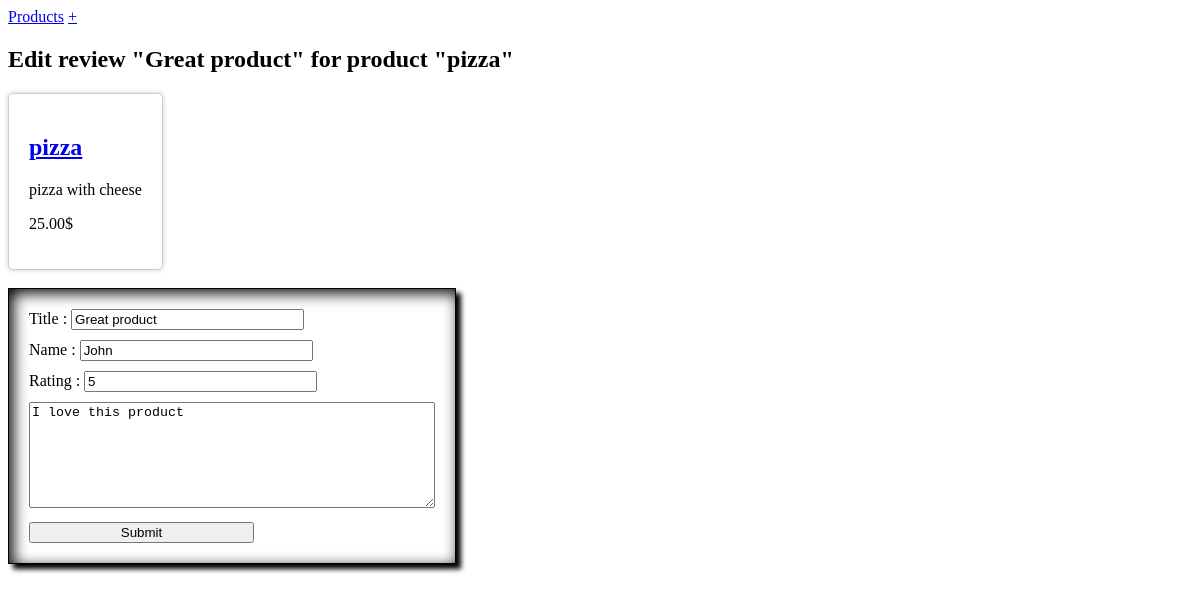
Page /review/edit?review_id=1 on the committed database.
### tables this page shows
CREATE TABLE reviews
(
    id         INT AUTO_INCREMENT
        PRIMARY KEY,
    product_id INT          NOT NULL,
    title      VARCHAR(255) NOT NULL,
    name       VARCHAR(255) NOT NULL,
    rating     FLOAT        NOT NULL,
    content    TEXT         NOT NULL,
    CONSTRAINT product_id_fk
        FOREIGN KEY (product_id) REFERENCES products (id)
            ON DELETE CASCADE
);

CREATE TABLE products
(
    id          INT AUTO_INCREMENT
        PRIMARY KEY,
    name        VARCHAR(255)   NOT NULL,
    price       DECIMAL(10, 2) NOT NULL,
    description TEXT           NULL,
    created_at  DATETIME       NOT NULL DEFAULT CURRENT_TIMESTAMP,
    updated_at  DATETIME       NOT NULL DEFAULT CURRENT_TIMESTAMP ON UPDATE CURRENT_TIMESTAMP
);

### controllers/reviews/edit-review.php (called while the page is built, shortened)
<?php
require "models/ReviewsModel.php";
require "models/ProductsModel.php";
$reviews_model = new ReviewsModel($app['database']);
$products_model = new ProductsModel($app['database']);
$review_id = $_GET['review_id'] ?? null;
$review = $reviews_model->getReview($review_id);
$product_id = $review['product_id'];
$product = $products_model->getProduct($product_id);
require "views/pages/reviews/edit-review.view.php";

### index.php (called while the page is built)
<?php
require "core/bootstrap.php";
require Router::load('routes.php')
    ->direct(Request::uri());

### core/bootstrap.php (called while the page is built, shortened)
<?php
$app = [];
$app['config'] = require 'config.php';

### models/ReviewsModel.php (called while the page is built, shortened)
<?php
class ReviewsModel
{
    private $connection = null;
    public function __construct($connection)
    {
        $this->connection = $connection;
    }
    public function getReview($review_id)
    {
        $sql = "SELECT * FROM reviews WHERE id = ?";
        $results = $this->connection->prepare($sql);
        $results->execute([$review_id]);
        return $results->fetch(PDO::FETCH_ASSOC);
    }
}

### models/ProductsModel.php (called while the page is built, shortened)
<?php
class ProductsModel
{
    private $connection = null;
    public function __construct($connection)
    {
        $this->connection = $connection;
    }
    public function getProduct($product_id)
    {
        $sql = "SELECT * FROM products WHERE id = ?";
        $results = $this->connection->prepare($sql);
        $results->execute([$product_id]);
        $product = $results->fetch(PDO::FETCH_ASSOC);
        return $product;
    }
}

### views/pages/reviews/edit-review.view.php (the view, shortened to what this page needs)
<?php require "views/partials/head.php"; ?>
  <div>
    <h2>Edit review "<?= $review['title'] ?>" for product "<?= $product['name'] ?>"</h2>
    <div class="product">
      <h2><a href="/product?product_id=<?= $product['id'] ?>"><?= $product['name'] ?></a></h2>
      <p><?= $product['description'] ?></p>
      <p><?= $product['price'] ?>$</p>
    </div>
    <br>
    <form action="" method="post">
      <label>
        Title : <input type="text" name="title" value="<?= $review['title'] ?? "" ?>">
      </label>
      <label>
        Name : <input type="text" name="name" value="<?= $review['name'] ?? "" ?>">
      </label>
      <label>
        Rating : <input type="number" name="rating" min="0" max="5" step="0.5"
                        value="<?= $review['rating'] ?? "" ?>">
      </label>
      <label>
        <textarea name="content" placeholder="Content"><?= $review['content'] ?? "" ?></textarea>
      </label>
      <input type="submit" name="submit" value="Submit">
    </form>
  </div>
<?php require "views/partials/footer.php"; ?>

### public/css/style.css (style rules this page uses)
form { width: max-content; gap: 10px; display: flex; flex-direction: column; border: solid 1px #000; padding: 20px; -webkit-box-shadow: 5px 5px 5px 0px #000000, inset 4px 4px 15px 0px #000000, 5px 5px 15px 5px rgba(0,0,0,0); box-shadow: 5px 5px 5px 0px #000000, inset 4px 4px 15px 0px #000000, 5px 5px 15px 5px rgba(0,0,0,0); }
form input { width: 225px; }
form textarea { width: 400px; height: 100px; }
.product { width: max-content; padding: 20px; border: 1px solid #ccc; border-radius: 5px; box-shadow: 0 0 5px #ccc; }

### rows in the picture
reviews: title "Great product", name "John", rating "5", content "I love this product"
products: name "pizza", description "pizza with cheese", price "25.00"
